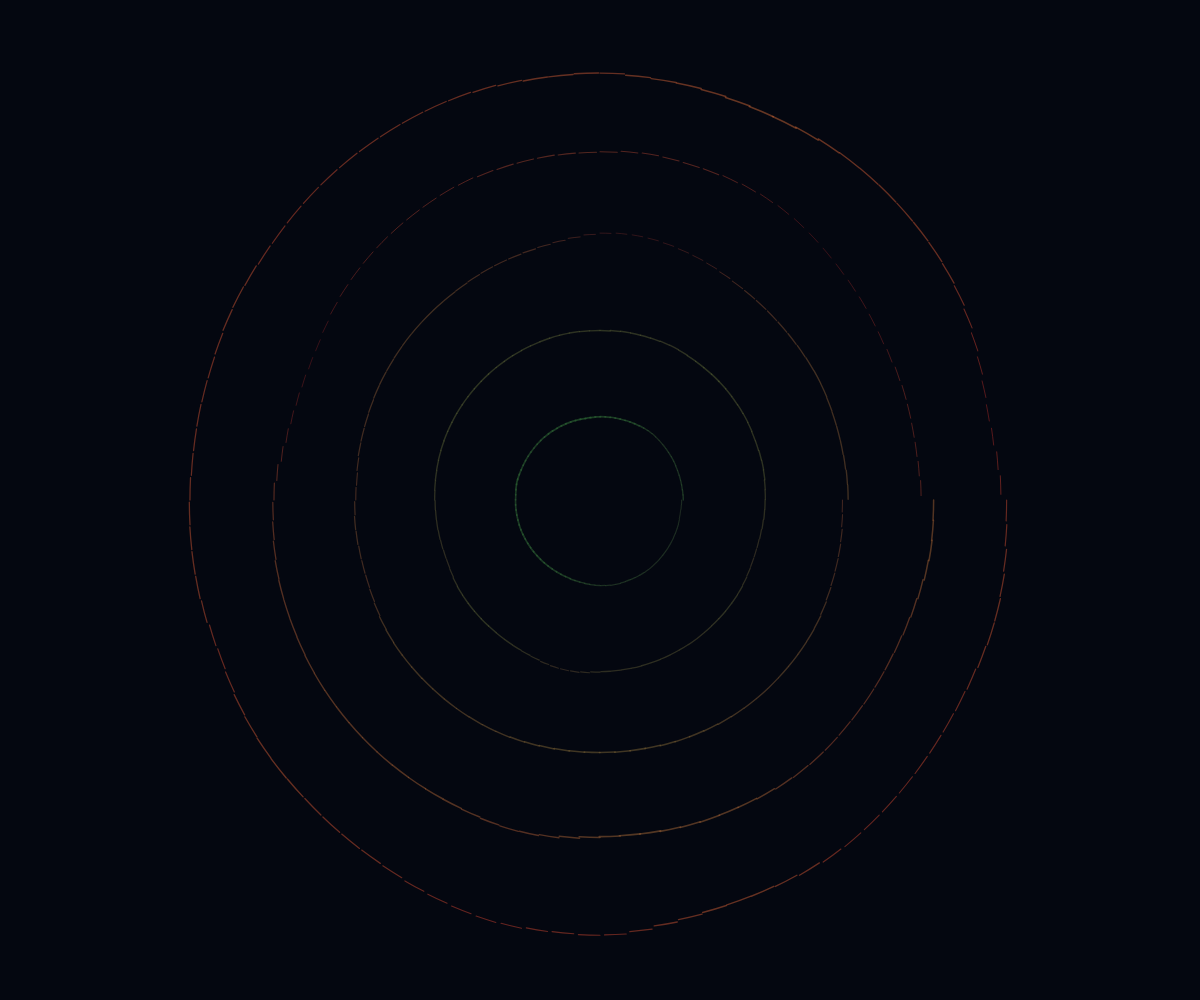
Frame 1 (no input)
Frame 2 (the mouse pressed at the canvas centre, redrawn once): identical to frame 1, image omitted

The p5.js sketch that drew this single still picture (run headless with seeded random() and noise() and a simulated clock; the mouse was pressed at the canvas centre and the sketch redrawn once):

// p5.js sketch
// ── sketch.js
// Orbit Weave — p5 dependency-lane proof sketch (template mode, dep p5@1.0.0).
// Deterministic from tokenData.seed; palette (HexColor PostParam) tints the field.
// p5 1.0.0-compatible global mode: no APIs newer than 2020.

var td = (window.abx && abx.tokenData) || {};

function seedInt(hex) {
  var h = (hex || '0x1').replace(/^0x/, '');
  var n = 0;
  for (var i = 0; i < h.length; i++) n = (n * 16 + parseInt(h[i], 16)) % 2147483647;
  return n || 1;
}

var rings, arms, drift;

function setup() {
  createCanvas(windowWidth, windowHeight);
  randomSeed(seedInt(td.seed));
  noiseSeed(seedInt(td.seed) % 65521);
  rings = floor(random(4, 9));
  arms = floor(random(60, 180));
  drift = random(0.2, 1.4);
  noLoop();
}

function draw() {
  var base = color(td.palette || '#0e1a40');
  background(red(base) * 0.25, green(base) * 0.25, blue(base) * 0.25);
  noFill();
  var m = min(width, height);
  translate(width / 2, height / 2);
  for (var r = 1; r <= rings; r++) {
    var rad = (m * 0.42 * r) / rings;
    for (var a = 0; a < arms; a++) {
      var t = (TWO_PI * a) / arms;
      var w = noise(r * 0.7, a * 0.05) * drift;
      stroke(
        red(base) + (255 - red(base)) * (r / rings) * 0.7,
        green(base) + (255 - green(base)) * w * 0.6,
        blue(base) * (0.6 + 0.4 * w),
        140
      );
      strokeWeight(0.5 + w * 2.2);
      arc(0, 0, rad * 2 * (0.92 + w * 0.16), rad * 2 * (0.92 + (1 - w) * 0.16), t, t + TWO_PI / arms * (0.55 + w));
    }
  }
  if (window.abx) {
    abx.traits({
      Rings: rings,
      Arms: arms < 100 ? 'Sparse' : 'Dense',
      Drift: drift < 0.8 ? 'Calm' : 'Wild',
      Palette: td.palette || 'Default',
    });
    abx.done();
  }
}
